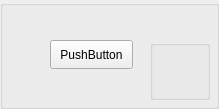
       <widget class="QGroupBox" name="groupBox_p111">
        <property name="minimumSize">
         <size>
          <width>170</width>
          <height>100</height>
         </size>
        </property>
        <property name="title">
         <string/>
        </property>
        <widget class="QPushButton" name="pushButton_p111">
         <property name="geometry">
          <rect>
           <x>50</x>
           <y>40</y>
           <width>83</width>
           <height>29</height>
          </rect>
         </property>
         <property name="text">
          <string>PushButton</string>
         </property>
        </widget>
        <widget class="QGroupBox" name="groupBox_p111info">
         <property name="geometry">
          <rect>
           <x>150</x>
           <y>40</y>
           <width>60</width>
           <height>60</height>
          </rect>
         </property>
         <property name="title">
          <string/>
         </property>
         <widget class="QLabel" name="label_p111attack">
          <property name="geometry">
           <rect>
            <x>0</x>
            <y>0</y>
            <width>30</width>
            <height>30</height>
           </rect>
          </property>
          <property name="text">
           <string/>
          </property>
         </widget>
         <widget class="QLabel" name="label_p111hp">
          <property name="geometry">
           <rect>
            <x>30</x>
            <y>0</y>
            <width>30</width>
            <height>30</height>
           </rect>
          </property>
          <property name="text">
           <string/>
          </property>
         </widget>
         <widget class="QLabel" name="label_p111mobility">
          <property name="geometry">
           <rect>
            <x>0</x>
            <y>30</y>
            <width>30</width>
            <height>30</height>
           </rect>
          </property>
          <property name="text">
           <string/>
          </property>
         </widget>
         <widget class="QLabel" name="label_p111range">
          <property name="geometry">
           <rect>
            <x>30</x>
            <y>30</y>
            <width>30</width>
            <height>30</height>
           </rect>
          </property>
          <property name="text">
           <string/>
          </property>
         </widget>
        </widget>
        <widget class="QLabel" name="label_p111type">
         <property name="geometry">
          <rect>
           <x>30</x>
           <y>50</y>
           <width>30</width>
           <height>30</height>
          </rect>
         </property>
         <property name="styleSheet">
          <string notr="true"/>
         </property>
         <property name="text">
          <string/>
         </property>
        </widget>
       </widget>
